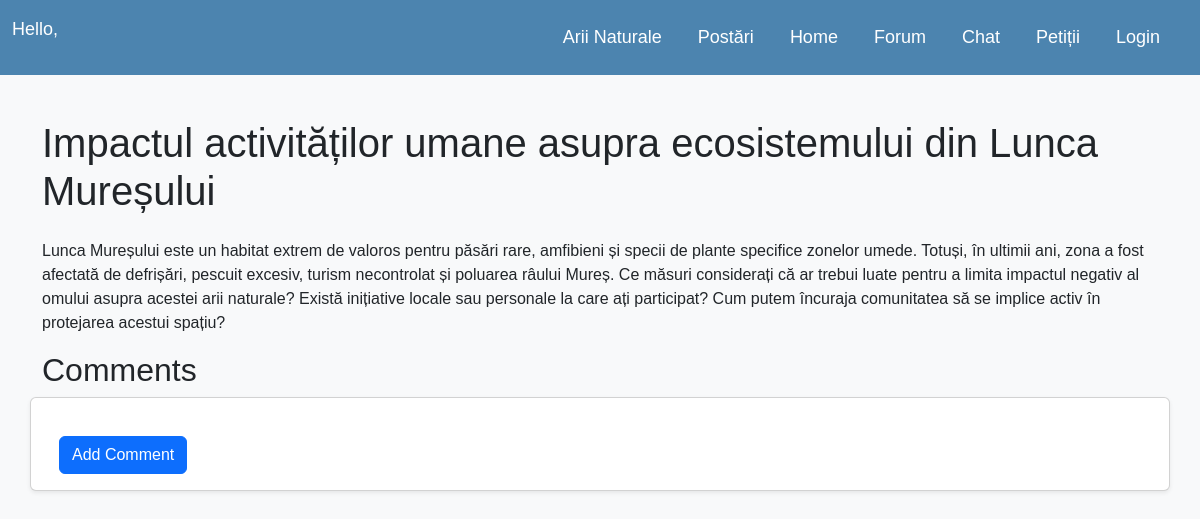
Page /discussions/2/ on the committed database.
### eenvironmentblog/models.py (models this page shows)
class Discussion(models.Model):
    title = models.CharField(max_length=100)
    description = models.TextField()
    arie_discutie = models.ForeignKey(ArieNaturala, on_delete=models.CASCADE)
    created_by = models.ForeignKey(User, on_delete=models.CASCADE)
    created_at = models.DateTimeField(auto_now_add=True)

### eenvironmentblog/views.py (the view)
# urls.py: path('discussions/<int:discussion_id>/', views.discussion_detail, name='discussion_detail'),
def discussion_detail(request, discussion_id):
    discussion = get_object_or_404(Discussion, pk=discussion_id)
    return render(request, 'eenvironmentblog/discussion_detail.html', {'discussion': discussion})

### eenvironmentblog/templates/eenvironmentblog/discussion_detail.html (shortened to what this page needs)
{% extends 'eenvironmentblog/base.html' %}
{% block content %}
<div class="row">
<h1 class="mb-4">{{ discussion.title }}</h1>
<p>{{ discussion.description }}</p>
<h2>Comments</h2>
    <div class="card mb-4 shadow-sm">
      <div class="card-body">
<a href="{% url 'add_comment' discussion.id %}" style="margin-top:2%" class="btn btn-primary">Add Comment</a>
      </div>
      </div>
{% endblock %}

### eenvironmentblog/templates/eenvironmentblog/base.html (style rules this page uses)
body { font-family: 'Arial', sans-serif; background-color: #f8f9fa; }

### rows in the picture
Discussion: title "Impactul activităților umane asupra ecosistemului din Lunca Mureșului", description "Lunca Mureșului este un habitat extrem de valoros pentru păsări rare, amfibieni și specii de plante specifice zonelor umede. Totuși, în ultimii ani, zona a fost afectată de defrișări, pescuit excesiv, turism necontrolat și poluarea râului Mureș. Ce măsuri considerați că ar trebui luate pentru a limita impactul negativ al omului asupra acestei arii naturale? Există inițiative locale sau personale la care ați participat? Cum putem încuraja comunitatea să se implice activ în protejarea acestui spațiu?"
